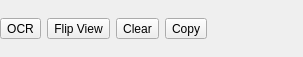
<?xml version="1.0" encoding="UTF-8"?>
<ui version="4.0">
 <class>Ocrbar</class>
 <widget class="QFrame" name="Ocrbar">
  <property name="geometry">
   <rect>
    <x>0</x>
    <y>0</y>
    <width>303</width>
    <height>57</height>
   </rect>
  </property>
  <property name="windowTitle">
   <string>Frame</string>
  </property>
  <property name="frameShape">
   <enum>QFrame::NoFrame</enum>
  </property>
  <property name="frameShadow">
   <enum>QFrame::Raised</enum>
  </property>
  <layout class="QVBoxLayout" name="verticalLayout">
   <property name="margin">
    <number>0</number>
   </property>
   <item>
    <layout class="QHBoxLayout" name="horizontalLayout">
     <item>
      <widget class="QToolButton" name="ocr">
       <property name="toolTip">
        <string>Click to turn the image into editable text</string>
       </property>
       <property name="text">
        <string>OCR</string>
       </property>
      </widget>
     </item>
     <item>
      <widget class="QToolButton" name="flipView">
       <property name="toolTip">
        <string>Click to swap between vertical and horizontal views</string>
       </property>
       <property name="text">
        <string>Flip View</string>
       </property>
      </widget>
     </item>
     <item>
      <widget class="QToolButton" name="clear">
       <property name="toolTip">
        <string>Click to clear the text</string>
       </property>
       <property name="text">
        <string>Clear</string>
       </property>
      </widget>
     </item>
     <item>
      <widget class="QToolButton" name="copy">
       <property name="toolTip">
        <string>Click to copy text to the clipboard</string>
       </property>
       <property name="text">
        <string>Copy</string>
       </property>
      </widget>
     </item>
     <item>
      <spacer name="horizontalSpacer">
       <property name="orientation">
        <enum>Qt::Horizontal</enum>
       </property>
       <property name="sizeHint" stdset="0">
        <size>
         <width>40</width>
         <height>20</height>
        </size>
       </property>
      </spacer>
     </item>
    </layout>
   </item>
  </layout>
 </widget>
 <resources/>
 <connections/>
</ui>
